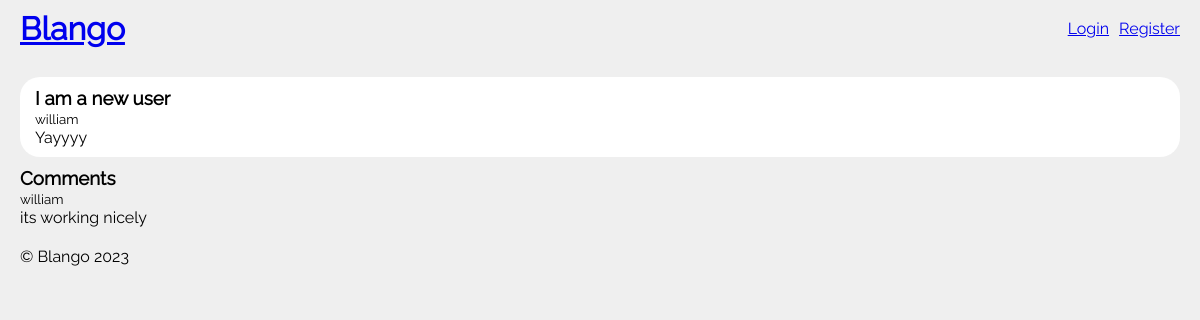
The app's page /post/2/ with its own data.
### blog/models.py (models this page shows, shortened)
class Post(models.Model):
    title = models.CharField(max_length=255)
    author = models.ForeignKey(settings.AUTH_USER_MODEL, on_delete=models.CASCADE)
    body = models.TextField()

class Comment(models.Model):
    post = models.ForeignKey(Post, on_delete=models.CASCADE)
    author = models.ForeignKey(settings.AUTH_USER_MODEL, on_delete=models.CASCADE)
    body = models.TextField()

### accounts/models.py (models this page shows)
class User(AbstractUser):
    class Meta:
        db_table = "auth_user"

### blog/views.py (the view, shortened to what this page needs)
# urls.py: path("post/<int:pk>/", BlogDetailView.as_view(), name="post_detail"),
class BlogDetailView(DetailView):
    model = Post
    template_name = "post_detail.html"
    def get_context_data(self, **kwargs):
        context = super().get_context_data(**kwargs)
        context["comment_form"] = CommentForm()
        return context

### templates/post_detail.html (shortened to what this page needs)
{% extends "base.html" %}
{% block content %}
		<main>
			<div class="post">
				<h3>{{ post.title }}</h3>
				<span><small>{{ post.author }}</small></span>
				<p>{{ post.body }}</p>
			</div>
      <div class="comments">
        <h3>Comments</h3>
        {% for comment in post.comment_set.all %}
          <div class="comment">
            <span><small>{{ comment.author }}</small></span>
            <p>{{ comment.body }}</p>
          </div>
        {% endfor %}
      </div>
		</main>
{% endblock %}

### static/css/base.css (style rules this page uses)
* { margin: 0; padding: 0; box-sizing: border-box; }
body { font-family: raleway; background-color: #efefef; }
main { padding: 10px 20px; }
.post { padding: 10px 15px; margin: 10px 0px; border-radius: 20px; background-color: #ffffff; }

### static/css/base_old.css (style rules this page uses)
* { margin: 0; padding: 0; box-sizing: border-box; }
body { font-family: raleway; background-color: #efefef; }
main { padding: 10px 20px; }
.post { padding: 10px 15px; margin: 10px 0px; border-radius: 20px; background-color: #ffffff; }

### records on screen
Post: title "I am a new user", author "william", body "Yayyyy"
Comment: author "william", body "its working nicely"
